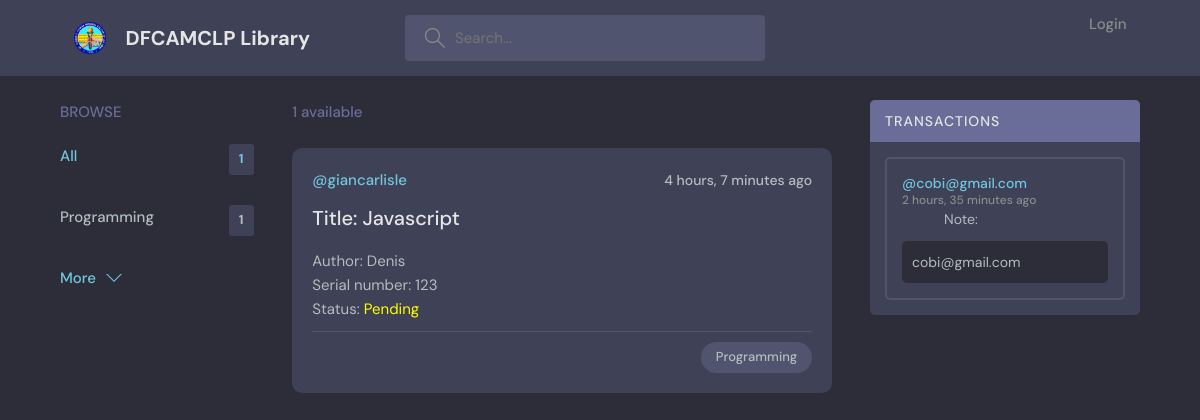
The page /home on the database its author committed.
### base/models.py (models this page shows, shortened)
class Topic(models.Model):
    name = models.CharField(max_length=200)

class Room(models.Model):
    host = models.ForeignKey(User, on_delete=models.SET_NULL, null=True)
    topic = models.ForeignKey(Topic, on_delete=models.SET_NULL, null=True)
    name = models.CharField(max_length=200)
    author = models.CharField(max_length=200, blank = True)
    serialnumber = models.CharField(max_length=200, blank = True)
    status = models.IntegerField(default = 0)
    description = models.TextField(null=True, blank=True)
    participants = models.ManyToManyField(
        User, related_name='participants', blank=True)
    updated = models.DateTimeField(auto_now=True)
    created = models.DateTimeField(auto_now_add=True)
    class Meta:
        ordering = ['-updated','-created']

class User(AbstractUser):
    name = models.CharField(max_length=200, null=True)
    email = models.EmailField(null = True, unique=True)
    bio = models.TextField(null=True)
    USERNAME_FIELD =  'email'
    REQUIRED_FIELDS = ['username']

class Message(models.Model):
    user = models.ForeignKey(User, on_delete=models.CASCADE)
    room = models.ForeignKey(Room, on_delete=models.CASCADE)
    body = models.TextField()
    updated = models.DateTimeField(auto_now=True)
    created = models.DateTimeField(auto_now_add=True)
    class Meta:
        ordering = ['-updated', '-created']

### base/views.py (the view)
# urls.py: path('home', views.home, name="home"),
def home(request):
    q = request.GET.get('q') if request.GET.get('q') != None else ''
    rooms = Room.objects.filter(
        Q(topic__name__icontains=q) |
        Q(name__icontains=q) |
        Q(author__icontains=q) |
        Q(serialnumber__icontains=q) |
        Q(description__icontains=q)
        )
    topics = Topic.objects.all()[0:5]
    room_count =rooms.count()
    room_messages = Message.objects.filter(Q(room__topic__name__icontains=q))
    context = {'rooms':rooms, 'topics': topics, 'room_count': room_count, 'room_messages': room_messages}
    return render(request,'base/home.html',context)

### base/templates/base/home.html (shortened to what this page needs)
{% extends 'main.html' %}
{% block content %}
    <main class="layout layout--3">
      <div class="container">
        {% include 'base/topics_component.html' %}
        <div class="roomList">
          <div class="roomList__header">
            <div>
              <p>{{room_count}} available</p>
            </div>
          </div>
        {% include 'base/feed_component.html' %}
        </div>
        {% include 'base/activity_component.html' %}
      </div>
    </main>
{% endblock %}

### base/templates/base/topics_component.html
<div class="topics">
    <div class="topics__header">
      <h2>Browse</h2>
    </div>
    <ul class="topics__list">
      <li>
        <a href="{% url 'home' %}" class="active">All <span>{{room_count}}</span></a>
      </li>
      {% for topic in topics %}
      <li>
        <a href="{% url 'home' %}?q={{topic.name}}">{{topic.name}}<span>{{topic.room_set.all.count}}</span></a>
      </li>
{% endfor %}
    </ul>
    <a class="btn btn--link" href="{% url 'topics' %}">
      More
      <svg version="1.1" xmlns="http://www.w3.org/2000/svg" width="32" height="32" viewBox="0 0 32 32">
        <title>chevron-down</title>
        <path d="M16 21l-13-13h-3l16 16 16-16h-3l-13 13z"></path>
      </svg>
    </a>
  </div>

### base/templates/base/feed_component.html (shortened to what this page needs)
{% load static %}
{% for room in rooms %}
<div class="roomListRoom">
  <div class="roomListRoom__header">
    <a href="{% url 'user-profile' room.host.id %}" class="roomListRoom__author">
      <span>@{{room.host.username}}</span>
    </a>
    <div class="roomListRoom__actions">
      <span>{{room.created|timesince}} ago</span>
    </div>
  </div>
  <div class="roomListRoom__content" >
   {% if not user.is_superuser %}<a>Title: {{room.name}}</a> {% endif %}
    <p>Author: {{room.author}}</p>
    <p>Serial number: {{room.serialnumber}}</p>
    {% if room.status == 1 %}
    <p>Status: <FONT COLOR = "Yellow">Pending</FONT></p>
    {% endif %}
  </div>
  <div class="roomListRoom__meta">
    <p class="roomListRoom__topic">{{room.topic.name}}</p>
  </div>
</div>
{% endfor %}

### base/templates/base/activity_component.html (shortened to what this page needs)
{% load static %}
<div class="activities">
  <div class="activities__header">
    <h2>Transactions</h2>
  </div>
  {% for message in room_messages %}
  <div class="activities__box">
    <div class="activities__boxHeader roomListRoom__header">
      <a
        href="{% url 'user-profile' message.user.id %}"
        class="roomListRoom__author"
      >
        <p>
          @{{message.user}}
          <span>{{message.created|timesince}} ago</span>
        </p>
      </a>
    </div>
    <div class="activities__boxContent">
      <p>
        Note:
      </p>
      <div class="activities__boxRoomContent">
        {{message.body}}
      </div>
    </div>
  </div>
  {% endfor %}
</div>

### static/styles/style.css (style rules this page uses)
:root { --color-main: #71c6dd; --color-main-light: #e1f6fb; --color-dark: #3f4156; --color-dark-medium: #51546e; --color-dark-light: #696d97; --color-light: #e5e5e5; --color-gray: #8b8b8b; --color-light-gray: #b2bdbd; --color-bg: #2d2d39; --color-success: #5dd693; --color-error: #fc4b0b; }
* { font-family: "DM Sans", -apple-system, BlinkMacSystemFont, "Segoe UI", Roboto, Oxygen, Ubuntu, Cantarell, "Open Sans", "Helvetica Neue", sans-serif; margin: 0; padding: 0; box-sizing: border-box; text-rendering: optimizeLegibility; font-size: inherit; }
html { font-size: 56.25%; }
@media only screen and (min-width: 1200px) { html { font-size: 62.5%; } }
body { line-height: 1.6; font-weight: 400; font-size: 1.5rem; color: var(--color-light-gray); background-color: var(--color-bg); min-height: 100vh; }
a { display: inline-block; color: var(--color-main); text-decoration: none; }
.container { max-width: 120rem; width: 90%; margin: auto; }
.btn { background-color: transparent; border: none; display: inline-flex; align-items: center; gap: 1rem; cursor: pointer; transition: all ease-in-out 0.3s; padding: 1rem 2rem; border-radius: 5px; box-shadow: 1px 1px 3px 1px rgba(0, 0, 0, 0.15); font-weight: 500; }
.btn--link { border-radius: 0; padding: 0; color: var(--color-main); box-shadow: none; }
.btn > svg { fill: currentColor; width: 1.6rem; height: 1.6rem; }
.layout { margin-top: 2.4rem; }
.layout > .container { display: flex; justify-content: space-between; align-items: flex-start; }
.layout--3 > .container > div:first-child { flex-basis: 18%; max-width: 22.5rem; }
.layout--3 > .container > div:nth-child(2) { flex-basis: 50%; }
.layout--3 > .container > div:last-child { flex-basis: 25%; }
.topics__header { margin-bottom: 2rem; }
.topics__header h2 { text-transform: uppercase; font-weight: 500; color: var(--color-dark-light); }
.topics__list { list-style: none; }
.topics__list li a { display: flex; justify-content: space-between; margin-bottom: 3rem; font-weight: 500; color: var(--color-light-gray); transition: all 0.3s ease-in-out; }
.topics__list li a.active, .topics__list li a:hover { color: var(--color-main); }
.topics__list li a span { padding: 0.5rem 1rem; background-color: var(--color-dark); border-radius: 3px; font-size: 1.3rem; font-weight: 700; letter-spacing: 1px; }
.roomList__header { display: flex; justify-content: space-between; align-items: center; margin-bottom: 2.4rem; }
.roomList__header p { font-weight: 500; color: var(--color-dark-light); }
.roomListRoom { margin-bottom: 2.4rem; background-color: var(--color-dark); border-radius: 1rem; padding: 2rem; }
.roomListRoom__header { display: flex; justify-content: space-between; align-items: center; }
.roomListRoom__author { font-weight: 500; display: flex; align-items: center; gap: 1rem; }
.roomListRoom__actions { display: flex; align-items: flex-start; gap: 1rem; position: relative; }
.roomListRoom__actions span { font-size: 1.4rem; font-weight: 500; }
.roomListRoom__content { margin: 1rem 0; }
.roomListRoom__content a { font-size: 2rem; font-weight: 500; margin-bottom: 1.5rem; color: var(--color-light); transition: all 0.3s ease-in-out; }
.roomListRoom__meta { border-top: 1px solid var(--color-dark-medium); padding-top: 1rem; display: flex; align-items: center; justify-content: space-between; }
.roomListRoom__topic { padding: 5px 1.5rem; background-color: var(--color-dark-medium); border-radius: 5rem; font-weight: 500; font-size: 1.3rem; }
.activities { background: var(--color-dark); border-radius: 5px; overflow: hidden; }
.activities__header h2 { background-color: var(--color-dark-light); text-transform: uppercase; font-weight: 500; padding: 1rem 1.5rem; color: var(--color-light); letter-spacing: 1px; font-size: 1.4rem; }
.activities__box { margin: 1.5rem; padding: 1.5rem; border: 2px solid var(--color-dark-medium); border-radius: 5px; }
.activities__boxHeader p { font-size: 1.4rem; line-height: 1.3; }
.activities__boxHeader p span { color: var(--color-gray); font-size: 1.2rem; display: block; }
.activities__boxContent { margin-left: 4.2rem; }
.activities__boxContent { font-size: 1.4rem; }
.activities__boxRoomContent { background: var(--color-bg); padding: 1rem; border-radius: 5px; margin-top: 1rem; margin-left: -4.2rem; }

### rows shown on the page
Topic: name "Programming", room_set.all.count "1"
Room: host.username "giancarlisle", created "4 hours, 7 minutes", name "Javascript", author "Denis", serialnumber "123", topic.name "Programming"
Message: user "cobi@gmail.com", created "2 hours, 35 minutes", body "cobi@gmail.com"

### other values the page prints
{{ room_count }} "1"
